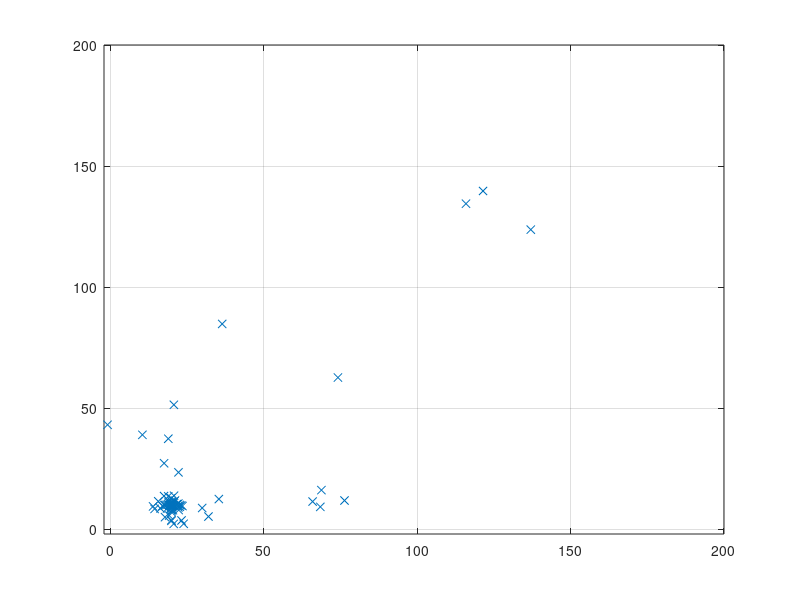

The MATLAB source for this figure:
clear
clc
it = 30;
inertia = 1.0;
c_fact = 2.0;
sws = 200;
sw=zeros(200,7)
step = 1;
for i = 1 : 200
sw(step, 1:7) = i;
step = step + 1;
end
sw(:, 7) = 2000       
sw(:, 5) = 0          
sw(:, 6) = 0         
for iter = 1 : it
    for i = 1 : sws
        sw(i, 1) = sw(i, 1) + sw(i, 5)/1.2    
        sw(i, 2) = sw(i, 2) + sw(i, 6)/1.2    
        u = sw(i, 1)
        v = sw(i, 2)
        value = (u - 20)^2 + (v - 10)^2          
        if value < sw(i, 7)           
            sw(i, 3) = sw(i, 1)    
            sw(i, 4) = sw(i, 2)    
            sw(i, 7) = value          
        end
    end
[temp, gbest] = min(sw(:, 7))       
for i = 1 : sws
        sw(i, 5) = rand*inertia*sw(i, 5) + c_fact*rand*(sw(i, 3)...
            - sw(i, 1)) + c_fact*rand*(sw(gbest, 3) - sw(i, 1))   
        sw(i, 6) = rand*inertia*sw(i, 6) + c_fact*rand*(sw(i, 4)...
            - sw(i, 2)) + c_fact*rand*(sw(gbest, 4) - sw(i, 2))   
end
clf
plot(sw(:, 1), sw(:, 2), 'x')  
axis([-2 200 -2 200])
grid on;
pause(.1)
end